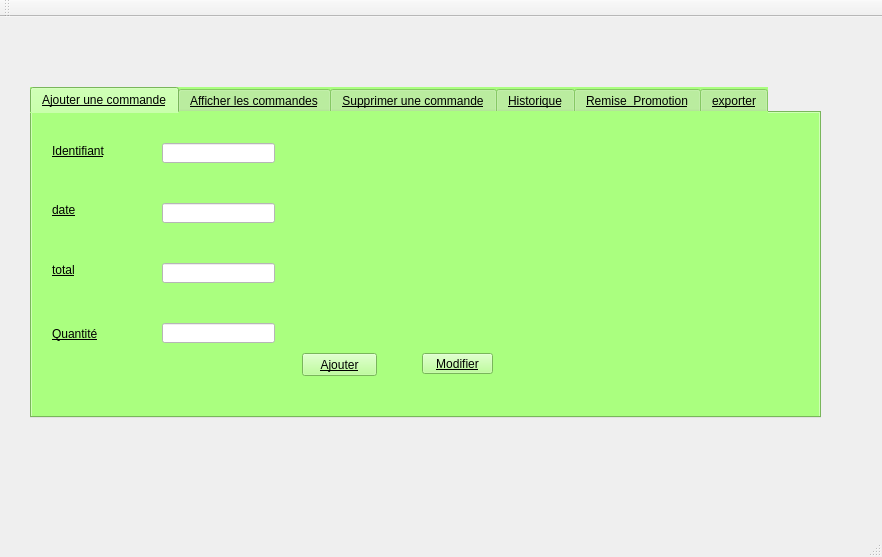
<?xml version="1.0" encoding="UTF-8"?>
<ui version="4.0">
 <class>MainWindow</class>
 <widget class="QMainWindow" name="MainWindow">
  <property name="geometry">
   <rect>
    <x>0</x>
    <y>0</y>
    <width>882</width>
    <height>557</height>
   </rect>
  </property>
  <property name="windowTitle">
   <string>Gestion des étudiants</string>
  </property>
  <widget class="QWidget" name="centralWidget">
   <widget class="QTabWidget" name="tabWidget">
    <property name="geometry">
     <rect>
      <x>30</x>
      <y>70</y>
      <width>791</width>
      <height>331</height>
     </rect>
    </property>
    <property name="styleSheet">
     <string notr="true">background-color: rgb(170, 255, 127);
color: rgb(0, 0, 0);
text-decoration: underline;
font: 63 8pt &quot;Segoe UI Variable Text Semibold&quot;;</string>
    </property>
    <property name="currentIndex">
     <number>0</number>
    </property>
    <widget class="QWidget" name="tab">
     <attribute name="title">
      <string>Ajouter une commande</string>
     </attribute>
     <widget class="QLabel" name="label">
      <property name="geometry">
       <rect>
        <x>20</x>
        <y>30</y>
        <width>61</width>
        <height>16</height>
       </rect>
      </property>
      <property name="text">
       <string>Identifiant</string>
      </property>
     </widget>
     <widget class="QLabel" name="label_2">
      <property name="geometry">
       <rect>
        <x>20</x>
        <y>90</y>
        <width>47</width>
        <height>13</height>
       </rect>
      </property>
      <property name="text">
       <string>date</string>
      </property>
     </widget>
     <widget class="QLabel" name="label_3">
      <property name="geometry">
       <rect>
        <x>20</x>
        <y>150</y>
        <width>47</width>
        <height>13</height>
       </rect>
      </property>
      <property name="text">
       <string>total</string>
      </property>
     </widget>
     <widget class="QLineEdit" name="lineEdit_id">
      <property name="geometry">
       <rect>
        <x>130</x>
        <y>30</y>
        <width>113</width>
        <height>20</height>
       </rect>
      </property>
      <property name="styleSheet">
       <string notr="true">background-color: rgb(255, 255, 255);</string>
      </property>
     </widget>
     <widget class="QLineEdit" name="lineEdit_datec">
      <property name="geometry">
       <rect>
        <x>130</x>
        <y>90</y>
        <width>113</width>
        <height>20</height>
       </rect>
      </property>
      <property name="styleSheet">
       <string notr="true">background-color: rgb(255, 255, 255);</string>
      </property>
     </widget>
     <widget class="QLineEdit" name="lineEdit_total">
      <property name="geometry">
       <rect>
        <x>130</x>
        <y>150</y>
        <width>113</width>
        <height>20</height>
       </rect>
      </property>
      <property name="styleSheet">
       <string notr="true">background-color: rgb(255, 255, 255);</string>
      </property>
     </widget>
     <widget class="QPushButton" name="pb_ajouter">
      <property name="geometry">
       <rect>
        <x>270</x>
        <y>240</y>
        <width>75</width>
        <height>23</height>
       </rect>
      </property>
      <property name="text">
       <string>Ajouter</string>
      </property>
     </widget>
     <widget class="QPushButton" name="pushButton_modif">
      <property name="geometry">
       <rect>
        <x>390</x>
        <y>240</y>
        <width>71</width>
        <height>21</height>
       </rect>
      </property>
      <property name="text">
       <string>Modifier</string>
      </property>
     </widget>
     <widget class="QLabel" name="label_5">
      <property name="geometry">
       <rect>
        <x>20</x>
        <y>210</y>
        <width>61</width>
        <height>21</height>
       </rect>
      </property>
      <property name="text">
       <string>Quantité</string>
      </property>
     </widget>
     <widget class="QLineEdit" name="lineEdit_qte">
      <property name="geometry">
       <rect>
        <x>130</x>
        <y>210</y>
        <width>113</width>
        <height>20</height>
       </rect>
      </property>
      <property name="styleSheet">
       <string notr="true">background-color: rgb(255, 255, 255);</string>
      </property>
     </widget>
    </widget>
    <widget class="QWidget" name="tab_2">
     <attribute name="title">
      <string>Afficher les commandes</string>
     </attribute>
     <widget class="QTableView" name="tabcommande">
      <property name="geometry">
       <rect>
        <x>40</x>
        <y>20</y>
        <width>691</width>
        <height>251</height>
       </rect>
      </property>
      <property name="styleSheet">
       <string notr="true">background-color: rgb(255, 255, 255);</string>
      </property>
     </widget>
    </widget>
    <widget class="QWidget" name="tab_3">
     <attribute name="title">
      <string>Supprimer une commande</string>
     </attribute>
     <widget class="QLineEdit" name="lineEdit_id_2">
      <property name="geometry">
       <rect>
        <x>320</x>
        <y>110</y>
        <width>113</width>
        <height>20</height>
       </rect>
      </property>
     </widget>
     <widget class="QLabel" name="label_4">
      <property name="geometry">
       <rect>
        <x>190</x>
        <y>110</y>
        <width>61</width>
        <height>16</height>
       </rect>
      </property>
      <property name="text">
       <string>Identifiant</string>
      </property>
     </widget>
     <widget class="QPushButton" name="pb_supprimer">
      <property name="geometry">
       <rect>
        <x>510</x>
        <y>160</y>
        <width>75</width>
        <height>23</height>
       </rect>
      </property>
      <property name="text">
       <string>Supprimer</string>
      </property>
     </widget>
    </widget>
    <widget class="QWidget" name="tab_4">
     <attribute name="title">
      <string>Historique</string>
     </attribute>
     <widget class="QLabel" name="label_6">
      <property name="geometry">
       <rect>
        <x>60</x>
        <y>50</y>
        <width>171</width>
        <height>16</height>
       </rect>
      </property>
      <property name="text">
       <string>Chercher votre commande :</string>
      </property>
     </widget>
     <widget class="QLineEdit" name="lineEdit_id_recherche">
      <property name="geometry">
       <rect>
        <x>240</x>
        <y>50</y>
        <width>113</width>
        <height>22</height>
       </rect>
      </property>
     </widget>
     <widget class="QPushButton" name="pushButton_chercher">
      <property name="geometry">
       <rect>
        <x>370</x>
        <y>50</y>
        <width>93</width>
        <height>28</height>
       </rect>
      </property>
      <property name="text">
       <string>chercher</string>
      </property>
     </widget>
     <widget class="QTableView" name="tableView_rech">
      <property name="geometry">
       <rect>
        <x>60</x>
        <y>90</y>
        <width>611</width>
        <height>192</height>
       </rect>
      </property>
      <property name="styleSheet">
       <string notr="true">background-color: rgb(255, 255, 255);</string>
      </property>
     </widget>
    </widget>
    <widget class="QWidget" name="tab_5">
     <attribute name="title">
      <string>Remise &amp; Promotion</string>
     </attribute>
    </widget>
    <widget class="QWidget" name="tab_6">
     <attribute name="title">
      <string>exporter</string>
     </attribute>
     <widget class="QPushButton" name="pushButton">
      <property name="geometry">
       <rect>
        <x>320</x>
        <y>100</y>
        <width>93</width>
        <height>28</height>
       </rect>
      </property>
      <property name="text">
       <string>export</string>
      </property>
     </widget>
     <widget class="QLabel" name="label_7">
      <property name="geometry">
       <rect>
        <x>270</x>
        <y>60</y>
        <width>251</width>
        <height>16</height>
       </rect>
      </property>
      <property name="text">
       <string>exporter votre commande en pdf</string>
      </property>
     </widget>
    </widget>
   </widget>
  </widget>
  <widget class="QMenuBar" name="menuBar">
   <property name="geometry">
    <rect>
     <x>0</x>
     <y>0</y>
     <width>882</width>
     <height>26</height>
    </rect>
   </property>
  </widget>
  <widget class="QToolBar" name="mainToolBar">
   <attribute name="toolBarArea">
    <enum>TopToolBarArea</enum>
   </attribute>
   <attribute name="toolBarBreak">
    <bool>false</bool>
   </attribute>
  </widget>
  <widget class="QStatusBar" name="statusBar"/>
 </widget>
 <layoutdefault spacing="6" margin="11"/>
 <resources/>
 <connections/>
</ui>
